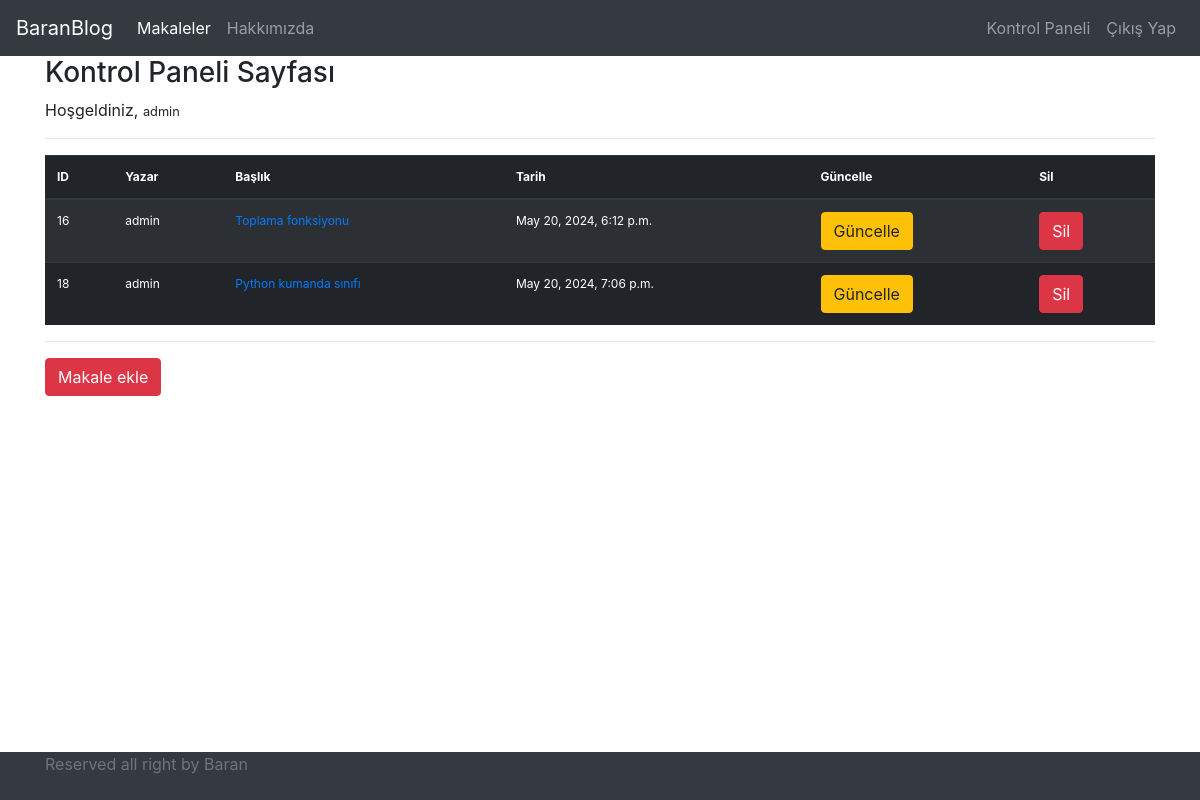
Screenshot of /articles/dashboard/ (signed in) with the database file from the repository.
### article/models.py (models this page shows, shortened)
class Article(models.Model):
    author = models.ForeignKey("auth.User", on_delete=models.CASCADE, verbose_name="Yazar")
    title = models.CharField(max_length=50, verbose_name="Başlık")  # 50 stringlik boş bi karakter alanı tutuyo
    content = tinymce_models.HTMLField(verbose_name="İçerik")
    article_image = models.FileField(blank=True, null=True, verbose_name="Makaleye fotoğraf ekleyin.")
    created_date = models.DateTimeField(auto_now_add=True)  # autonow add oluşturulma tarihini güncel tarih yapıyor

### article/views.py (the view)
# urls.py: path('dashboard/', views.dashboard, name="dashboard"),
@login_required(login_url="user:login")
def dashboard(request):
    articles = Article.objects.all()
    context = {
        "articles": articles
    }
    return render(request, "dashboard.html", context)

### templates/dashboard.html
{% extends "layout.html" %}
{% block body %}
<h3>Kontrol Paneli Sayfası</h3>
<p>
    Hoşgeldiniz, <small> {{request.user.username}} </small>
</p>
<hr>
{% if articles %}
<table style="font-size: 12px" class="table table-striped table-dark">
    <thead>
    <tr>
        <th scope="col">ID</th>
        <th scope="col">Yazar</th>
        <th scope="col">Başlık</th>
        <th scope="col">Tarih</th>
        <th scope="col">Güncelle</th>
        <th scope="col">Sil</th>
    </tr>
    </thead>
    <tbody>
    {% for article in articles %}
    <tr>
        <td>{{ article.id }}</td>
        <td>{{ article.author }}</td>
        <td><a href="{% url 'article:detail' article.id %}">{{ article.title}}</a></td>
        <td>{{ article.created_date }}</td>
        <td><a href="{% url 'article:update' article.id %}" class="btn btn-warning">Güncelle</a></td>
        <td><a href="{% url 'article:delete' article.id %}" class="btn btn-danger">Sil</a></td>
    </tr>
    {% endfor %}
    </tbody>
</table>
{% else %}
<div class="alert alert-danger" role="alert">
    Henüz bir makaleniz bulunmuyor.
</div>
{% endif %}
<hr>
<a href="{% url 'article:add_article' %}" class="btn btn-danger">Makale ekle</a>
{% endblock body %}

### rows the page displays
Article: id "16", author "admin", title "Toplama fonksiyonu", created_date "May 20, 2024, 6:12 p.m."
Article: id "18", author "admin", title "Python kumanda sınıfı", created_date "May 20, 2024, 7:06 p.m."

### other values shown
{{ request.user.username }} "admin"
